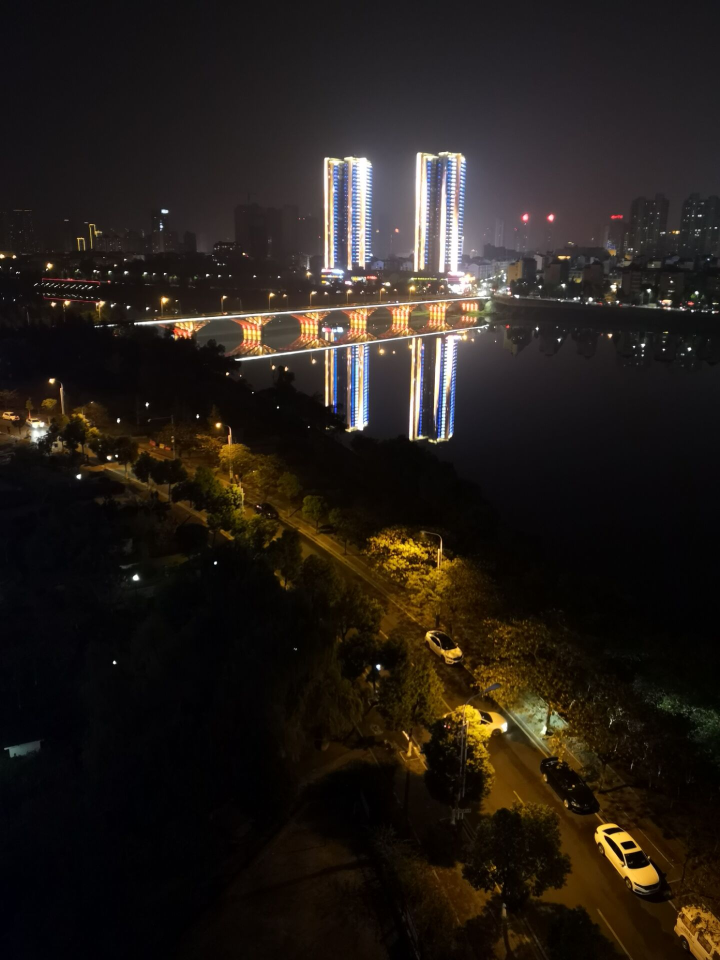
#> input picture test.jpg, 1440 x 1920 px, given in place of the camera (shown at 1/2 size)
$ python 8_CAMShift_camera.py
#> lines starting #> are read from the running program, lines starting #| are printed output that depends on the picture; after the words box and inside, x2 and y2 are one past the last pixel; in counts of white or black regions, pixels touching at a corner belong together
# ========程序功能：基于CAMShift的目标跟踪========= #
# https://github.com/philexohf/Computer_Vision_Primer
import cv2
import numpy as np

camera = cv2.VideoCapture(0)
ret, frame = camera.read()
#> frame is the input picture: shape (1920, 1440, 3); mean B, G, R 25.2, 30.4, 36.9
# 设置窗口的初始位置
c, r, w, h = 400, 300, 300, 200
trackWindow = (c, r, w, h)
roi = frame[r: r + h, c: c + w]
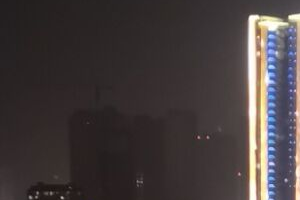
#> roi: shape (200, 300, 3); mean B, G, R 61.4, 61, 68.5
hsv = cv2.cvtColor(frame, cv2.COLOR_BGR2HSV)
#> hsv: shape (1920, 1440, 3); mean H, S, V 75.5, 115.2, 38.3
# 设定阈值
lower_channel = np.array((100., 30., 32.))
upper_channel = np.array((180., 120., 255.))
# 根据阈值构建掩模
mask = cv2.inRange(hsv, lower_channel, upper_channel)
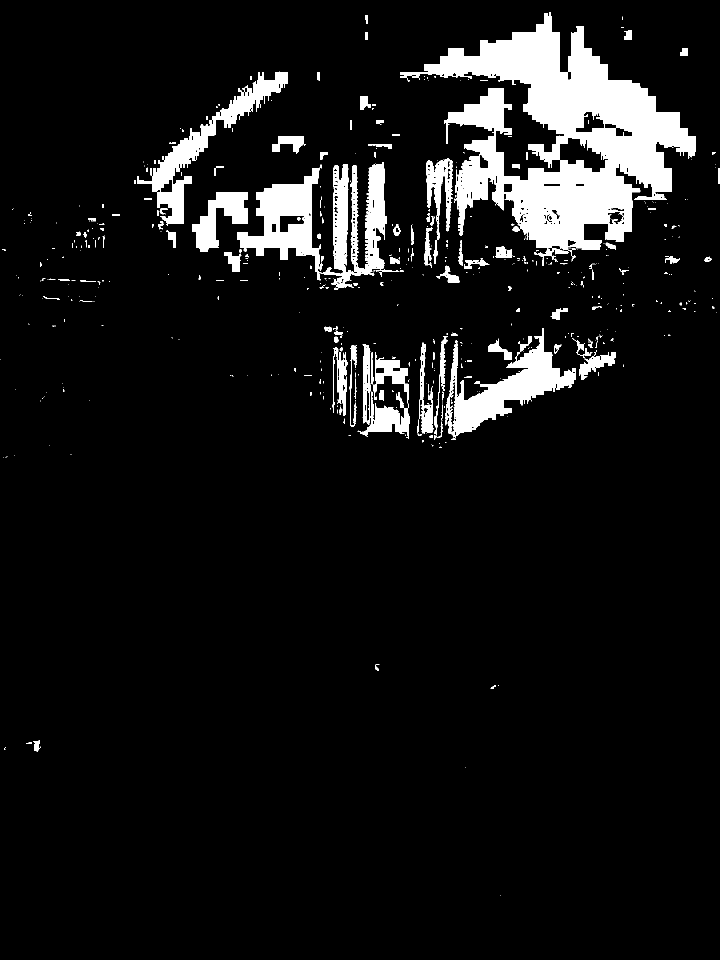
#> mask: shape (1920, 1440) (shown at 1/2 size); 8.1% white; 569 white regions (418 under 20 px), largest, box (x1, y1, x2, y2) and area: (800, 24, 1392, 532) 117462, (474, 324, 774, 580) 30159, (891, 656, 1152, 874) 18387
hist = cv2.calcHist([hsv], [0], mask, [180], [0, 180])
#> hist = 180 values, max 30191 at index 156, min 0 at index 0, mean 1242.7
cv2.normalize(hist, hist, 0, 255, cv2.NORM_MINMAX)
termCriteria = (cv2.TERM_CRITERIA_EPS | cv2.TERM_CRITERIA_COUNT, 10, 1)

while True:
    ret, frame = camera.read()
    if ret:
        hsv = cv2.cvtColor(frame, cv2.COLOR_BGR2HSV)
        dst = cv2.calcBackProject([hsv], [0], hist, [0, 180], 1)
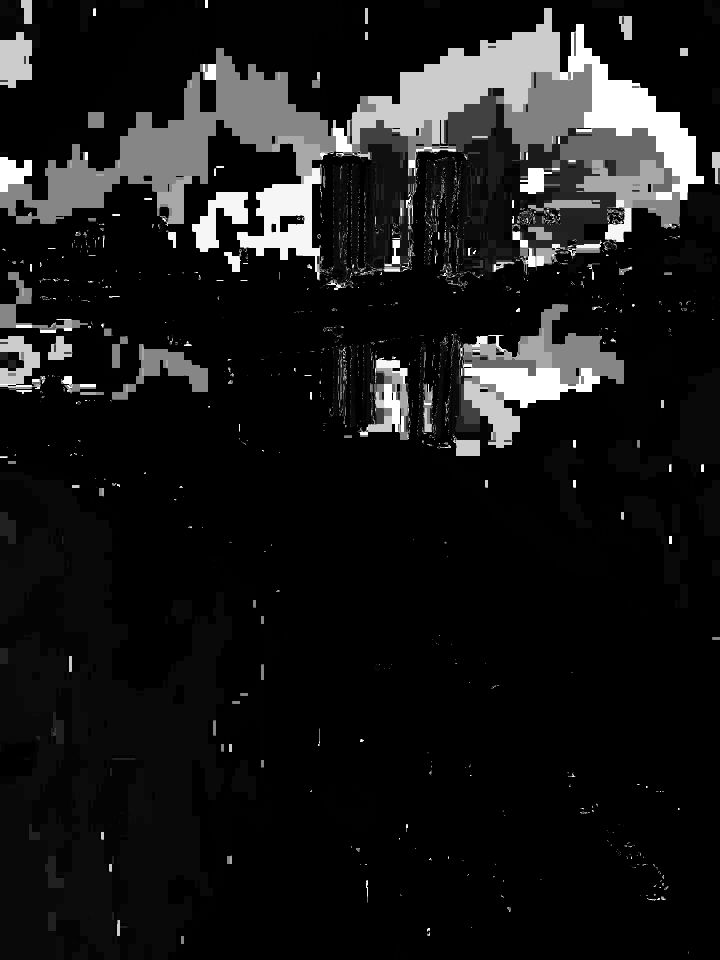
#> dst: shape (1920, 1440) (shown at 1/2 size); min 0, max 255, mean 24.4
        # 得到新窗口位置
        ret, trackWindow = cv2.CamShift(dst, trackWindow, termCriteria)
#> ret = ((530, 434), (204.1, 306.3), 87.95); trackWindow = (376, 331, 308, 206)
        # 将窗口绘制在图像上
        pts = np.int0(cv2.boxPoints(ret))
#> pts = [[373, 337], [679, 326], [686, 530], [380, 541]]
        dstImg = cv2.polylines(frame, [pts], True, 255, 2)

        cv2.imshow('dstImg', dstImg)

        k = cv2.waitKey(5) & 0xFF
#> (key Esc is pressed here)
        if k == 27:
            break
    else:
        break

cv2.destroyAllWindows()
camera.release()
